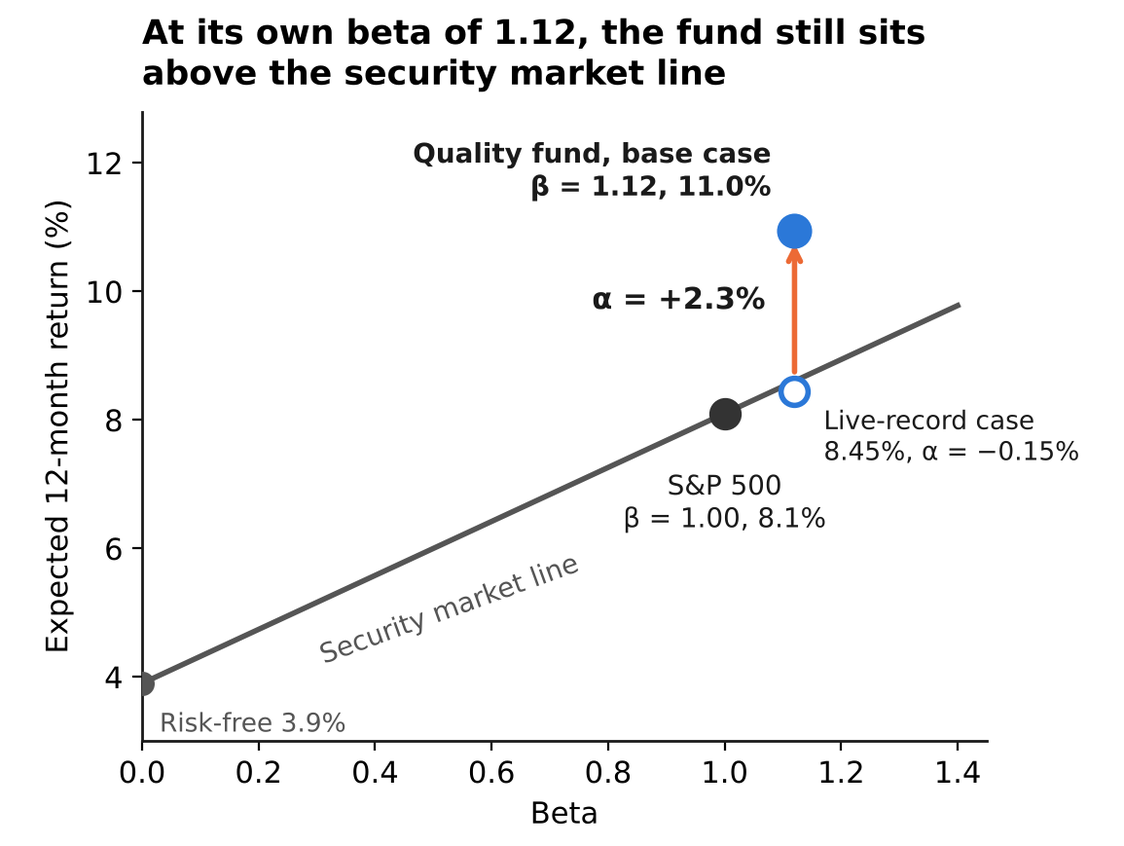

This chart was generated by the following Python code:
"""Figure 5. The fund against the security market line, at its own beta.
Inputs as in Table 3 (see risk_model.py)."""
from decimal import ROUND_HALF_UP, Decimal

import matplotlib.pyplot as plt

from common import BLUE, INK, ORANGE, save
from risk_model import RF, RM, table3

table, _ = table3()
base, live = table["Fund: base case"], table["Fund: live-record case"]
B, req = base["beta"], base["required"]
print(f"beta {B:.2f}, required {req:.2f}%, base {base['expected']:.2f}% (alpha {base['alpha']:+.2f}%), "
      f"live {live['expected']:.2f}% (alpha {live['alpha']:+.2f}%)")

fig, ax = plt.subplots(figsize=(5.6, 4.2))
ax.plot([0, 1.4], [RF, RF + 1.4 * (RM - RF)], color="#555555", lw=2.0, zorder=1)
ax.text(0.30, RF + 0.30 * (RM - RF) - 0.95, "Security market line", rotation=20, color="#555555", fontsize=10)
ax.plot(0, RF, "o", color="#555555", ms=8, zorder=3)
ax.text(0.03, RF - 0.75, f"Risk-free {RF:.1f}%", fontsize=9.5, color="#555555")
ax.plot(1, RM, "o", color="#333333", ms=11, zorder=3)
ax.text(1.0, RM - 0.9, f"S&P 500\nβ = 1.00, {RM:.1f}%", fontsize=10, color=INK, ha="center", va="top")
ax.annotate("", xy=(B, base["expected"] - 0.12), xytext=(B, req + 0.06),
            arrowprops=dict(arrowstyle="->", color=ORANGE, lw=2.0))
ax.plot(B, base["expected"], "o", color=BLUE, ms=12, zorder=3)
base_label = Decimal(str(round(base["expected"], 6))).quantize(Decimal("0.1"), ROUND_HALF_UP)  # 10.95 -> 11.0
ax.text(B - 0.04, base["expected"] + 0.4, f"Quality fund, base case\nβ = {B:.2f}, {base_label}%",
        fontsize=10, fontweight="bold", color=INK, ha="right", va="bottom")
ax.text(B - 0.05, 9.85, f"α = {base['alpha']:+.1f}%", fontsize=11, fontweight="bold", color=INK,
        ha="right", va="center")
ax.plot(B, live["expected"], "o", mfc="white", mec=BLUE, mew=2, ms=10, zorder=3)
ax.text(B + 0.05, live["expected"] - 0.25,
        f"Live-record case\n{live['expected']:.2f}%, α = " + f"{live['alpha']:.2f}%".replace("-", "−"),
        fontsize=9.5, color=INK, va="top")
ax.set_xlim(0, 1.45)
ax.set_ylim(3, 12.8)
ax.set_xlabel("Beta")
ax.set_ylabel("Expected 12-month return (%)")
ax.set_title(f"At its own beta of {B:.2f}, the fund still sits\nabove the security market line",
             loc="left", fontweight="bold", fontsize=12.5, pad=10)
save(fig, "fig5_security_market_line.png", size=(1124, 846))
